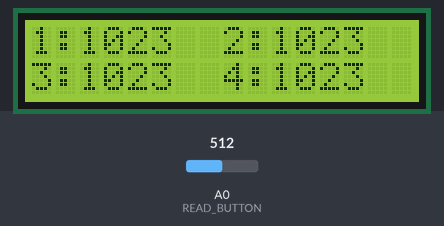
The sketch below on a simulated Arduino Uno, built with avr-gcc and run on an emulated ATmega328P. Shown: 16×2 character LCD. The test bench sets the inputs (shaded band); at power-on: A0 (READ_BUTTON) = 512. What the sketch prints to the serial monitor is not drawn.

Above: at 1.2 s.
1.3 s: A0 (READ_BUTTON) set to 1010
At 2.4 s:
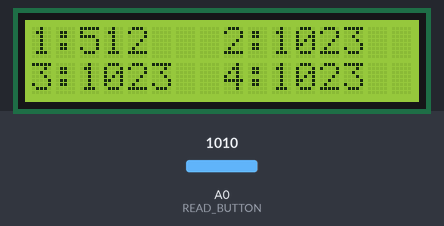
Timing chart, 0 to 4.3 s (numbered marks = the images above; inputs shaded):
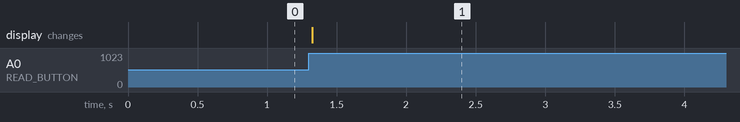

Measured:
- after the input at 1.3 s, the display: changes at once (image 1)

The sketch:

Solution2.ino
```cpp
/***
 * Millenium Library - Arduino Workshop
 *
 * TITLE:        Example #2
 * DESCRIPTION:  Reading input.
 * AUTHOR:       Dario Schor (schor@ieee.org)
 * DATE:         December 5, 2015
 *
 * Track the last 4 keys pressed and display them on the display.
 * The example uses a state machine to read one key per loop iteration.
 * The display is updated on every iteration.
 *
 * Use arrays to store the keys pressed.
 *
 * Example:
 *  1. On startup, no keys are pressed, so the display shows 1023 for
 *     all keys. That's because 1023 is the value read from the analog
 *     channel button reads when nothing is pressed.
 *       ---------------------
 *       | 1:1023  | 2:1023  |
 *       ---------------------
 *       | 3:1023  | 4:1023  |
 *       ---------------------
 *  2. The first key pressed will be recorded in Q1. For example,
 *     if the user presses LEFT=600 (in this example)
 *       ---------------------
 *       | 1:600   | 2:1023  |
 *       ---------------------
 *       | 3:1023  | 4:1023  |
 *       ---------------------
 *  3. The second key pressed will be recorded in Q2. For example,
 *     if the user presses RIGHT=50 (in this example)
 *       ---------------------
 *       | 1:600   | 2:50    |
 *       ---------------------
 *       | 3:1023  | 4:1023  |
 *       ---------------------
 *  3. The third key pressed will be recorded in Q3. For example,
 *     if the user presses UP=200 (in this example)
 *       ---------------------
 *       | 1:600   | 2:50    |
 *       ---------------------
 *       | 3:200   | 4:1023  |
 *       ---------------------
 *  4. The fourth key pressed will be recorded in Q4. For example,
 *     if the user presses UP=200 (in this example)
 *       ---------------------
 *       | 1:600   | 2:50    |
 *       ---------------------
 *       | 3:200   | 4:200   |
 *       ---------------------
 *  5. The fifth key pressed will be override whatever is in Q1.
 *     For example, press RIGHT=50.
 *       ---------------------
 *       | 1:50    | 2:50    |
 *       ---------------------
 *       | 3:200   | 4:200   |
 *       ---------------------
 *
 * In this version, we use an array to store the values.
 *
 * This example uses the LiquidCrystal librady from:
 * http://arduino.cc/en/Reference/LiquidCrystal
 *
 * The display has 2 rows of 16 characters:
 *
 *     0   1   2   3   4   5   6   7   8   9   10  11  12  13  14  15   < COLS
 *   -----------------------------------------------------------------
 *   | QUADRANT #1                   | QUADRANT #2                   |  < ROW-0
 *   -----------------------------------------------------------------
 *   | QUADRANT #3                   | QUADRANT #4                   |  < ROW-1
 *   -----------------------------------------------------------------
 **/

#include <LiquidCrystal.h>

// Size of screen
#define NUM_ROWS        2
#define NUM_COLS        16

// Custom pinout for the shield used in the workshop
#define LCD_RS_PIN      8
#define LCD_RW_PIN      13
#define LCD_EN_PIN      9
#define LCD_D4_PIN      4
#define LCD_D5_PIN      5
#define LCD_D6_PIN      6
#define LCD_D7_PIN      7

// Analog 0 reads the input from the buttons
#define READ_BUTTON     0
#define NUM_KEYS        5
#define INVALID_KEY     -1

// Each button has a different resistance value
#define KEY_RIGHT       50
#define KEY_UP          200
#define KEY_DOWN        400
#define KEY_LEFT        600
#define KEY_SELECT      800

// Create instance of LiquidCrystal object
LiquidCrystal lcd(
  LCD_RS_PIN,   // Register Select
  LCD_RW_PIN,   // H-Read, L-Write
  LCD_EN_PIN,   // Enable (data strobe, active high)
  LCD_D4_PIN,   // Data pins
  LCD_D5_PIN,
  LCD_D6_PIN,
  LCD_D7_PIN
  );

int state = 0;  // Current state
int keys[4] = {1023, 1023, 1023, 1023};
int temp = 0;   // Temp variable

/***
 * setup()
 * Description:  Initialize the LCD.
 **/
void setup()
{
  // Clear the LCD screen
  lcd.clear();

  // Set the dimensions of the LCD screen.
  lcd.begin(NUM_COLS, NUM_ROWS);

  // Serial debugging
  Serial.begin(9600);

  // Set initial state
  state = 0;

  // Update quadrant 1
  lcd.setCursor(0,0);
  lcd.print("1:      ");
  lcd.setCursor(2,0);
  lcd.print(keys[0]);

  // Update quadrant 2
  lcd.setCursor(8,0);
  lcd.print("2:      ");
  lcd.setCursor(10,0);
  lcd.print(keys[1]);

  // Update quadrant 3
  lcd.setCursor(0,1);
  lcd.print("3:      ");
  lcd.setCursor(2,1);
  lcd.print(keys[2]);

  // Update quadrant 4
  lcd.setCursor(8,1);
  lcd.print("4:      ");
  lcd.setCursor(10,1);
  lcd.print(keys[3]);
}

/***
 * loop()
 * Description:  Read a key and print a msg to the LCD.
 **/
void loop()
{
  // Read a key pressed
  keys[state] = analogRead(READ_BUTTON);
  while(keys[state] >= 1000)
  {
    keys[state] = analogRead(READ_BUTTON);
    delay(10);
  }

  // Wait to release the key
  temp = analogRead(READ_BUTTON);
  while(temp <= 1000)
  {
    temp = analogRead(READ_BUTTON);
    delay(10);
  }

  state = (state + 1) % 4;

  // Update quadrant 1
  lcd.setCursor(0,0);
  lcd.print("1:      ");
  lcd.setCursor(2,0);
  lcd.print(keys[0]);

  // Update quadrant 2
  lcd.setCursor(8,0);
  lcd.print("2:      ");
  lcd.setCursor(10,0);
  lcd.print(keys[1]);

  // Update quadrant 3
  lcd.setCursor(0,1);
  lcd.print("3:      ");
  lcd.setCursor(2,1);
  lcd.print(keys[2]);

  // Update quadrant 4
  lcd.setCursor(8,1);
  lcd.print("4:      ");
  lcd.setCursor(10,1);
  lcd.print(keys[3]);

  // Print the state to the serial log for debugging
  Serial.print(state);
}
```
